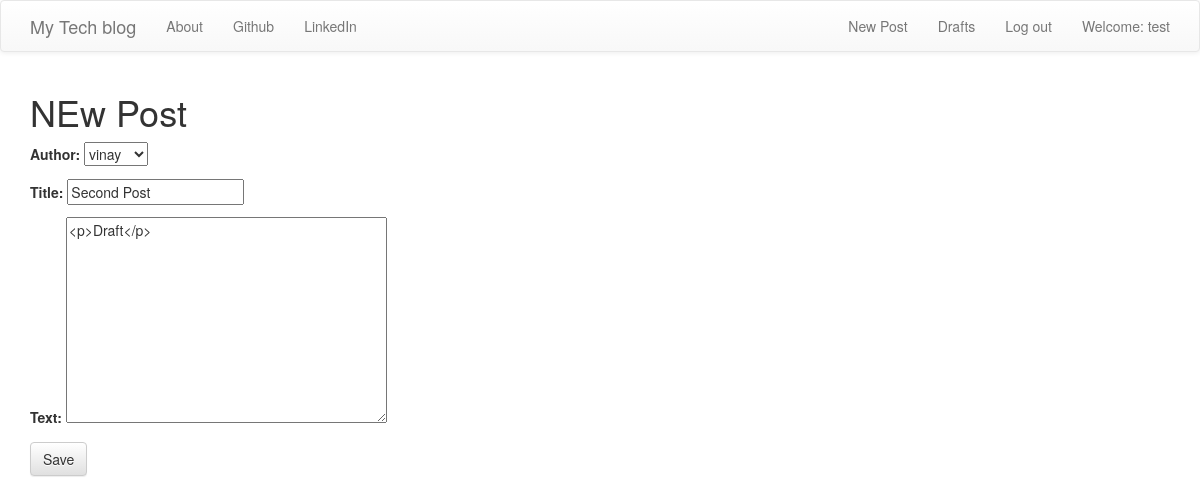
The page /post/2/edit/ (signed in) on the database its author committed.
### blog/models.py (models this page shows, shortened)
class Post(models.Model):
    author = models.ForeignKey('auth.User')
    title = models.CharField(max_length=200)
    text = models.TextField()
    created_date = models.DateTimeField(default=timezone.now)
    published_date = models.DateTimeField(blank=True, null=True)

### blog/views.py (the view)
# urls.py: url(r'^post/(?P<pk>\d+)/edit/$', views.PostUpdateView.as_view(), name='post_edit'),
class PostUpdateView(LoginRequiredMixin,UpdateView):
    login_url = '/login/'
    redirect_field_name = 'blog/post_detail.html'
    form_class = PostForm
    model = Post

### blog/forms.py
class PostForm(forms.ModelForm):
    class Meta:
        model = Post
        fields = ('author','title', 'text',)
        widgets = {
            'title': forms.TextInput(attrs={'class': 'textinputclass'}),
            'text': forms.Textarea(attrs={'class': 'editable medium-editor-textarea postcontent'}),
        }

### blog/templates/blog/post_form.html (shortened to what this page needs)
{%extends "blog/base.html"%}
{%block content%}
<h1>NEw Post</h1>
<form method="POST">
    {{form.as_p}}
    <button type="submit" name="button" class="btn btn-default">Save</button>
</form>
{%endblock%}

### blog/templates/blog/base.html (shortened to what this page needs)
<!DOCTYPE html>
{% load staticfiles %}
<html>
    <head>
        <link rel="stylesheet" href="https://maxcdn.bootstrapcdn.com/bootstrap/3.3.7/css/bootstrap.min.css">
        <link rel="stylesheet" href="https://maxcdn.bootstrapcdn.com/bootstrap/3.3.7/css/bootstrap-theme.min.css">
        <link rel="stylesheet" href="//cdn.jsdelivr.net/medium-editor/latest/css/medium-editor.min.css" type="text/css" media="screen" charset="utf-8">
        <link rel="stylesheet" href="{% static 'css/blog.css' %}">
<body class='loader'>
  <nav class="navbar navbar-default techfont custom-navbar">
    <div class="container">
      <ul class="nav navbar-nav">
        <li><a class='navbar-brand bigbrand' href="{% url 'post_list' %}">My Tech blog</a></li>
        <li><a href="{% url 'about'%}">About</a></li>
        <li><a href="https://www.github.com">Github</a></li>
        <li><a href="https://www.linkedin.com">LinkedIn</a></li>
      </ul>
      <ul class="nav navbar-nav navbar-right">
        {% if user.is_authenticated %}
        <li>
          <a href="{% url 'post_new' %}" >New Post</a>
        </li>
        <li>
          <a href="{% url 'post_draft_list' %}">Drafts</a>
        </li>
        <li>
          <a href="{% url 'logout' %}" >Log out</a>
        </li>
        <li>
          <a >Welcome: {{ user.username }}</a>
        </li>
          {% else %}
          <li><a class='nav navbar-right' href="{% url 'signup' %}" >signup</a></li>
          <li><a class='nav navbar-right' href="{% url 'login' %}" ><span class="glyphicon glyphicon-user"></span></a></li>
        {% endif %}
      </ul>
  </div>
</nav>
        <div class="content container">
            <div class="row">
                <div class="col-md-8">
                  <div class="blog_posts">
                    {% block content %}
                    {% endblock %}
                  </div>
                </div>
            </div>
        </div>
</body>
</html>

### blog/static/css/blog.css (style rules this page uses)
.loader { filter:hue-rotate(0deg); color:linear-gradient(45deg,#0f8,#08f); animation:hue 10000ms infinite linear; }

### rows shown on the page
Post: author "vinay", title "Second Post", text "<p>Draft</p>"

### other values the page prints
{{ user.username }} "test"
